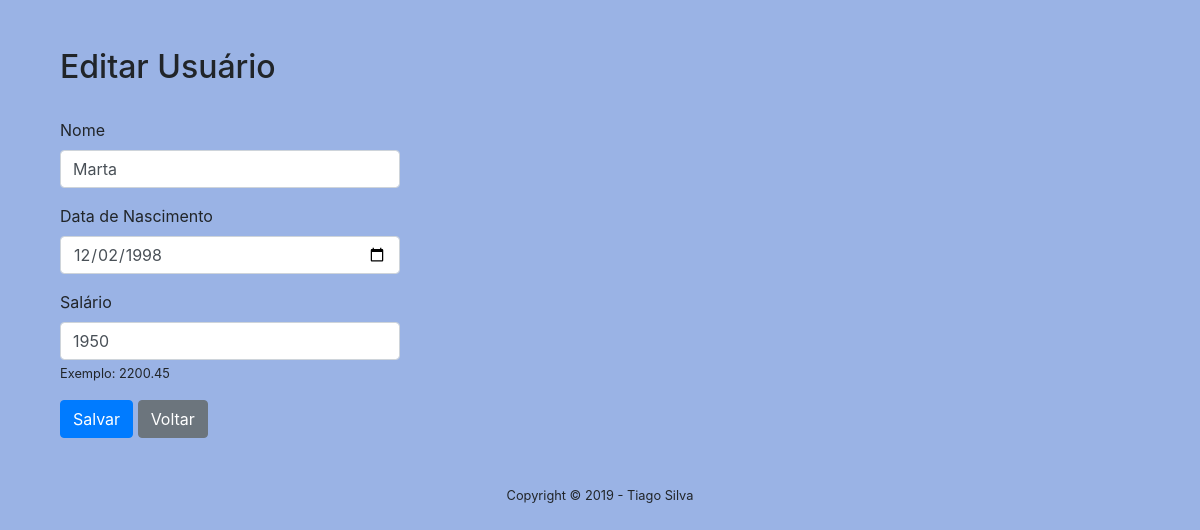
/editar.php?id=10, run on an earlier commit of the app's database.
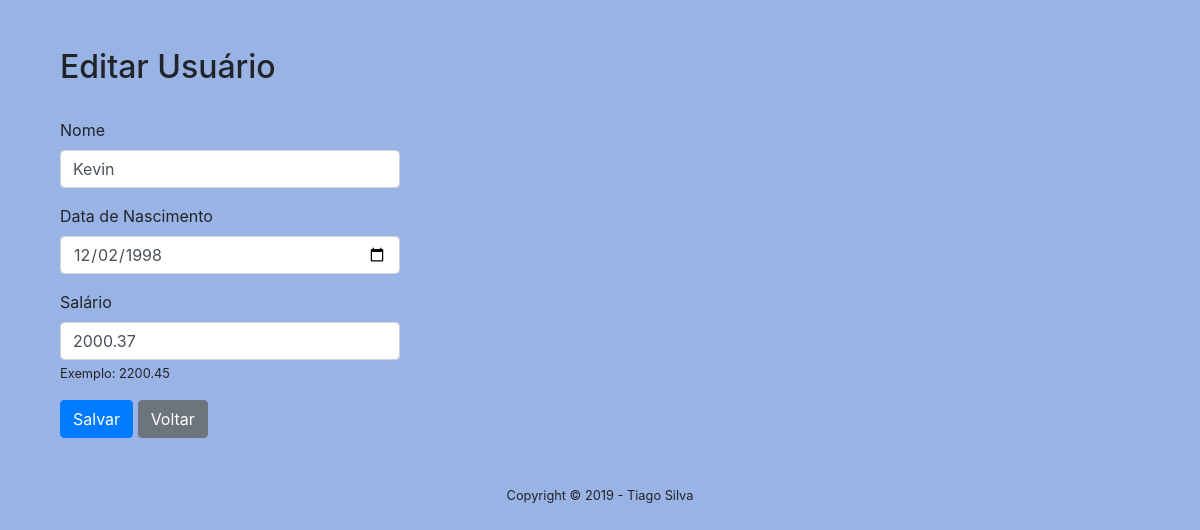
And on a later commit of the database.
### tables this page shows
CREATE TABLE `tecweb` (
  `id` int(11) NOT NULL,
  `nome` text NOT NULL,
  `dataNascimento` date NOT NULL,
  `salario` float NOT NULL
);

### editar.php (the view, shortened to what this page needs)
<!DOCTYPE html>
<html>
    <head>
        <link rel="stylesheet" href="https://stackpath.bootstrapcdn.com/bootstrap/4.3.1/css/bootstrap.min.css">
    </head>
    <body style="background-color:#9ab3e5;">
        <div class="container">
        <?php
        $id=$_GET['id'];
        $dsn = 'mysql:dbname=aulaphp;host=127.0.0.1';
        $user = 'root';
        $password = '';
        try {
        $dbh = new PDO($dsn, $user, $password);
        } catch (PDOException $e) {
        echo 'Connection failed: ' . $e->getMessage();
        }
        $sql = "SELECT * FROM tecweb where id=$id";
        foreach ($dbh->query($sql) as $row) {
        echo "<br><br>";
        echo "<h2 class='col-md-4'>Editar Usuário</h2><br>";
        echo "<form action=salvar_editar.php class='col-md-4'>";
        echo "<div class='form-group'>";
        echo "<label for='exampleInputEmail1'>Nome</label>";
        echo "<input type='text' name='nome' class='form-control' id='exampleInputEmail1' placeholder='Nome' value='".
                $row['nome'] . "'>";
        echo "</div>";
        echo "<div class='form-group'>";
        echo "<label for='exampleInputPassword1'>Data de Nascimento</label>";
        echo "<input type='date' name='data' class='form-control' id='exampleInputPassword1' value='".
                $row['dataNascimento'] . "'>";
        echo "</div>";
        echo "<div class='form-group'>";
        echo "<label for='exampleInputPassword1'>Salário</label>";
        echo "<input type='text' name='salario' class='form-control' id='exampleInputPassword1' placeholder='Salario' value='".
                $row['salario'] . "'>";
        echo "<small class='form-text'>Exemplo:  2200.45</small>";
        echo "</div>";
        echo "<button type='submit' class='btn btn-primary' value='salvar'>Salvar</button>";
        echo " <a href='index.php' class='btn btn-secondary' role='button' aria-pressed='true'>Voltar</a>";
        echo "</form>";
        }
        ?>
        </div>
        <footer class="py-5">
            <div class="container">
                <div class="small text-center">Copyright &copy; 2019 - Tiago Silva</div>
            </div>
        </footer>
    </body>
</html>

What changed in the data, as far as the page shows it:
changed tecweb: nome "Marta" → "Kevin"; salario "1950" → "2000.37"
